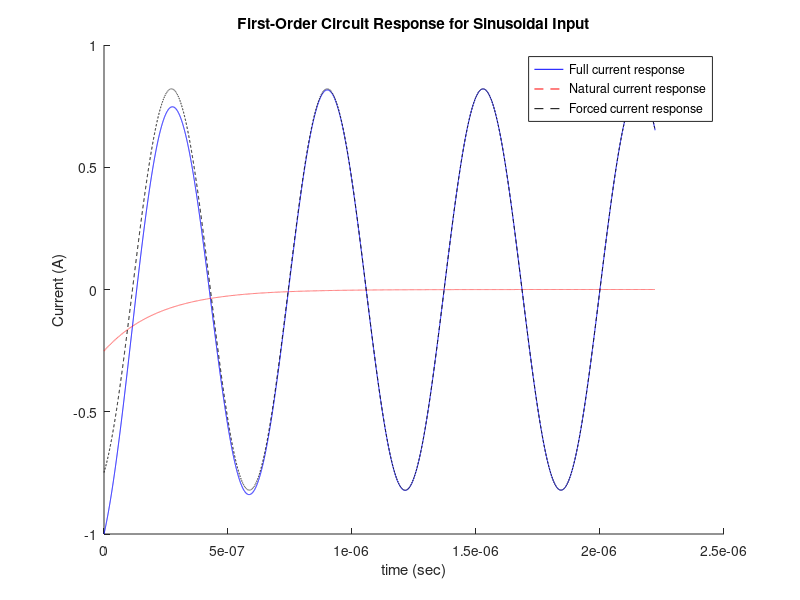

The MATLAB source for this figure:
clear; clc; close all;

I0 = -1;
R = 3000;
w = 10e6;
L = 2/3000;

tau = L/R;

time = 0:tau/1000:10*tau;

current = @(t) (I0 + (2*w*tau)/(1+(w*tau)^2))*exp(-t/tau) + (2/(1+(w*tau)^2))*sin(w*t) - ((2*w*tau)/(1+(w*tau)^2))*cos(w*t);
natural = @(t) (I0 + (2*w*tau)/(1+(w*tau)^2))*exp(-t/tau);
forced = @(t) (2/(1+(w*tau)^2))*sin(w*t) - ((2*w*tau)/(1+(w*tau)^2))*cos(w*t);

figure
hold on
title("First-Order Circuit Response for Sinusoidal Input")
plot(time, current(time), 'b-');
plot(time, natural(time), 'r--');
plot(time, forced(time), 'k--');
xlabel("time (sec)");
ylabel("Current (A)");
legend("Full current response", "Natural current response", "Forced current response", 'Location', 'best');
